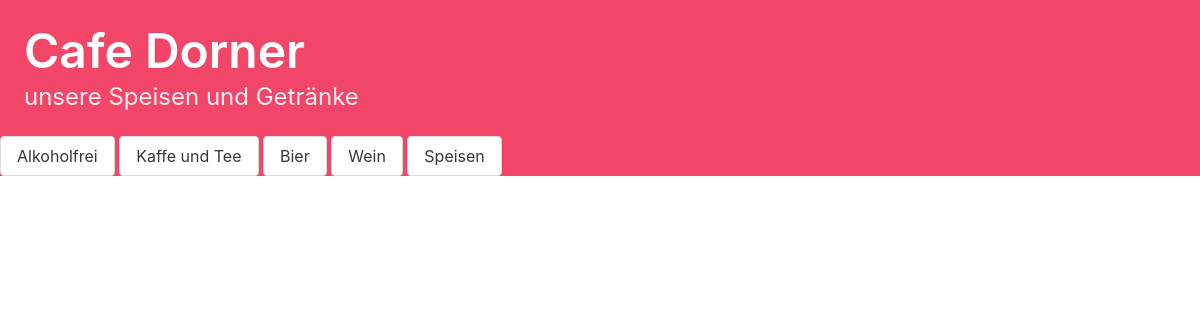
Page /kaffee on the earlier database version.
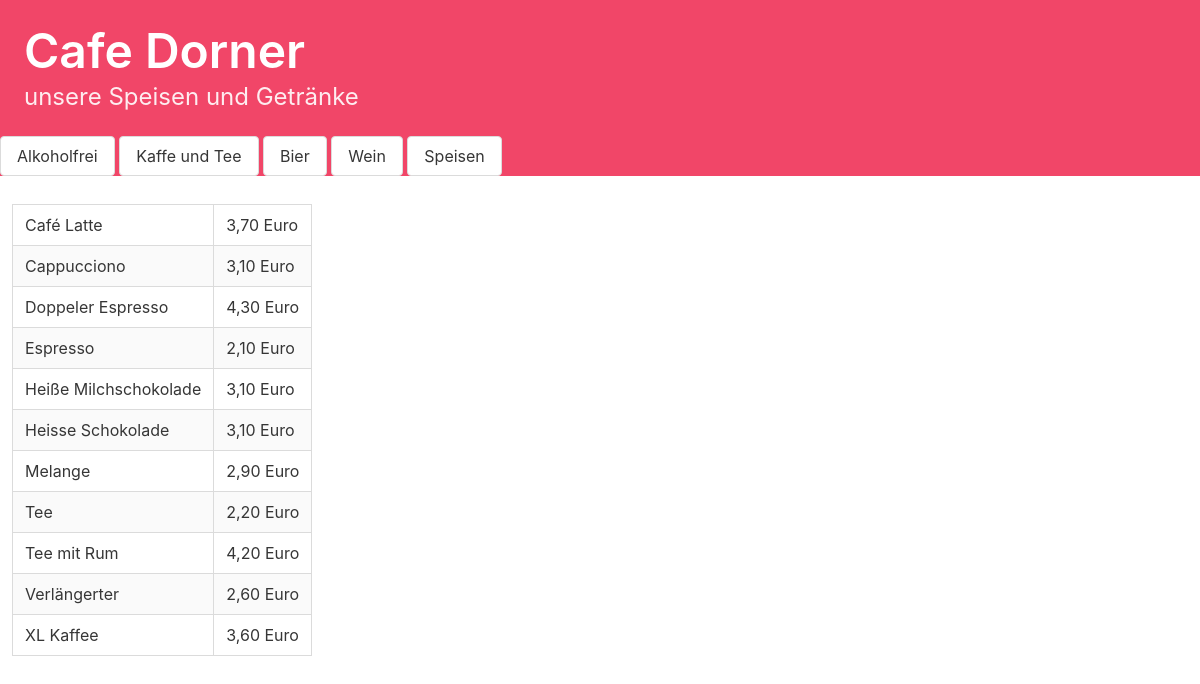
Same page on the later database version.
### menue/models.py (models this page shows, shortened)
class Book(models.Model):
    Name = models.CharField(max_length=100)
    Kategorie = models.CharField(max_length=100)
    Verkaufspreis = models.CharField(max_length=100)

### menue/views.py (the view)
# urls.py: path("kaffee", views.menue_kaffee.as_view(), name="kaffee"),
class menue_kaffee(ListView):
    model = Book
    template_name = "kaffee.html"
    def get_queryset(self):
        return Book.objects.filter(Kategorie="Kaffee und Tee")

### templates/kaffee.html
{% extends "base.html" %}
{% block content %}
        <table class="table is-bordered is-striped">
            {% for item in object_list %}
            <tr>
                <td>{{ item.Name }} </td>
                <td>{{ item.Verkaufspreis |slice:"-1" }} Euro</td>
            </tr>
            {% endfor %}
        </table>
{% endblock %}

Differences in the rows shown:
added Book: Name "Café Latte", Verkaufspreis "3,70"
added Book: Name "Cappucciono", Verkaufspreis "3,10"
added Book: Name "Doppeler Espresso", Verkaufspreis "4,30"
added Book: Name "Espresso", Verkaufspreis "2,10"
added Book: Name "Heiße Milchschokolade", Verkaufspreis "3,10"
added Book: Name "Heisse Schokolade", Verkaufspreis "3,10"
added Book: Name "Melange", Verkaufspreis "2,90"
added Book: Name "Tee", Verkaufspreis "2,20"
added Book: Name "Tee mit Rum", Verkaufspreis "4,20"
added Book: Name "Verlängerter", Verkaufspreis "2,60"
added Book: Name "XL Kaffee", Verkaufspreis "3,60"
